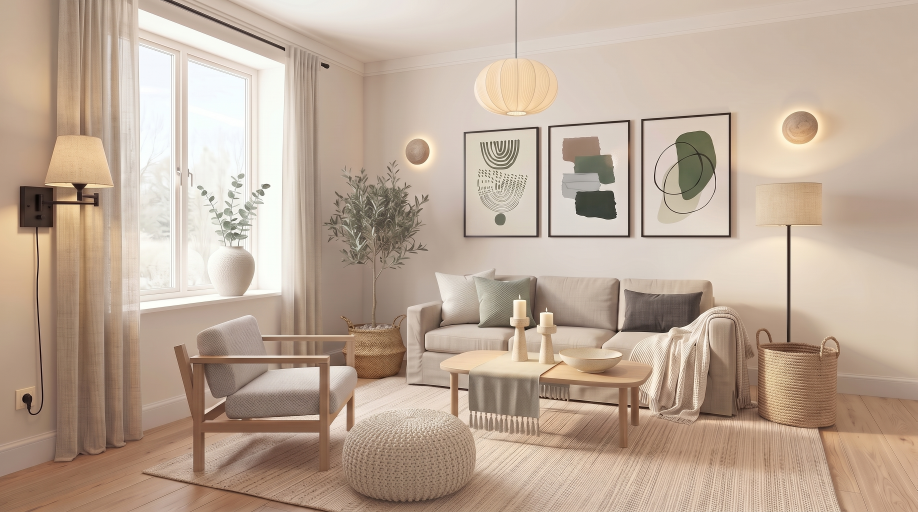
#> input picture assets/renders/living-room/nordic/styled-preview-r2/raw/step-d.jpg, 2752 x 1536 px, given in place of step-d.png, which was not available (shown at 1/3 size)
$ python grade.py
#> lines starting #> are read from the running program, lines starting #| are printed output that depends on the picture; pictures that were not available may be replaced by others from this repository, and a replacement may not be noted
# styled-preview round 2: ONE global grade on step-d.png (brief 10.5). No local correction, no saturation operator.
# 1) global white balance: linear per-channel gains, luminance (Y) kept, back-wall patch (0.69,0.22) to H 35
# 2) exposure: aim back-wall L at 88, capped at +0.2 stop (brief cap)
# 3) highlight shoulder (as round 1, k 0.70)  4) black point 0.125 (L 12-13)  5) gentle S curve (mix 0.12)
import json, colorsys, numpy as np
from PIL import Image
R='/home/user/homedesign-app/'; P=R+'assets/renders/living-room/nordic/styled-preview-r2/'
W,H=2752,1548
def s2l(x): return np.where(x<=0.04045,x/12.92,((x+0.055)/1.055)**2.4)
def l2s(x): return np.where(x<=0.0031308,x*12.92,1.055*np.power(np.clip(x,0,None),1/2.4)-0.055)
def pmean(a,u,v,w=0.01):
    hw=max(2,int(w*W/2)); x=int(u*W); y=int(v*H); return a[y-hw:y+hw+1,x-hw:x+hw+1].reshape(-1,3).mean(0)
d=np.asarray(Image.open(P+'step-d.png').convert('RGB'),float)/255
lin=s2l(d)
#> in s2l, `def s2l(x): return np.where(x<=0.04045,x/12.92,((x+0.055)/1.055)**2.4)`:
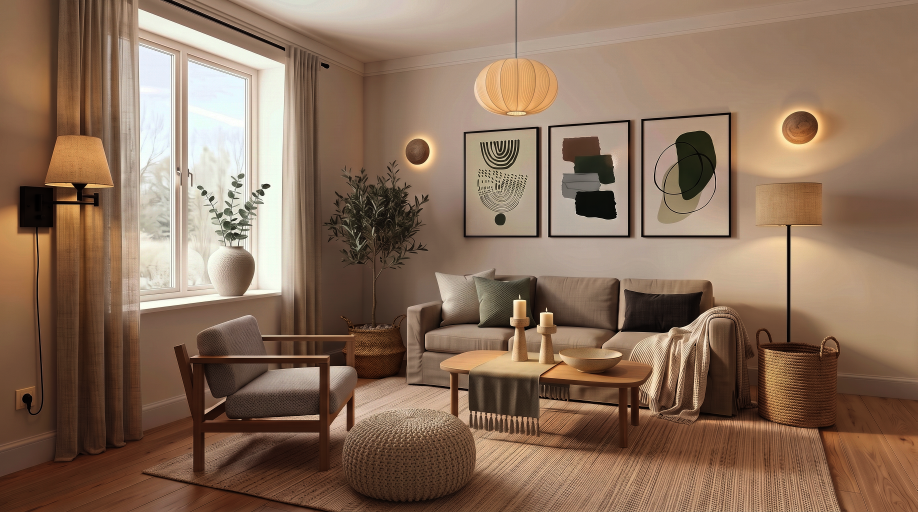
#> returned value: shape (1536, 2752, 3) float64 (shown at 1/3 size); mean of channels 0, 1, 2 0.545, 0.439, 0.358; drawn as R, G, B
cur=s2l(pmean(d,0.69,0.22)); h,l,s=colorsys.rgb_to_hls(*pmean(d,0.69,0.22))
#> after `cur = s2l(pmean(d, 0.69, 0.22))`: cur = [0.681, 0.588, 0.52]
#> after `h, l, s = colorsys.rgb_to_hls(*pmean(d, 0.69, 0.22))`: h = 0.0739; l = 0.796; s = 0.234
tgt=s2l(np.array(colorsys.hls_to_rgb(35/360,l,s)))
#> tgt = [0.681, 0.611, 0.52]
Y=np.array([0.2126,0.7152,0.0722])
gain=(tgt/tgt.dot(Y))/(cur/cur.dot(Y)); lin=lin*gain
#> after `gain = tgt / tgt.dot(Y) / (cur / cur.dot(Y))`: gain = [0.974, 1.01, 0.974]
wallL=lambda a: (lambda c:(c.max()+c.min())/2)(l2s(pmean(a,0.69,0.22)))
Lw=wallL(lin)
#> Lw = 0.787
stops=float(np.clip(np.log2(s2l(np.array(0.88))/s2l(np.array(Lw))),0,0.2)); lin=lin*2**stops
#> after `stops = float(np.clip(np.log2(s2l(np.array(0.88)) / s2l(np.array(Lw)))`: stops = 0.2
k=0.70; m=lin.max(2,keepdims=True)
#> after `m = lin.max(2, keepdims=True)`:
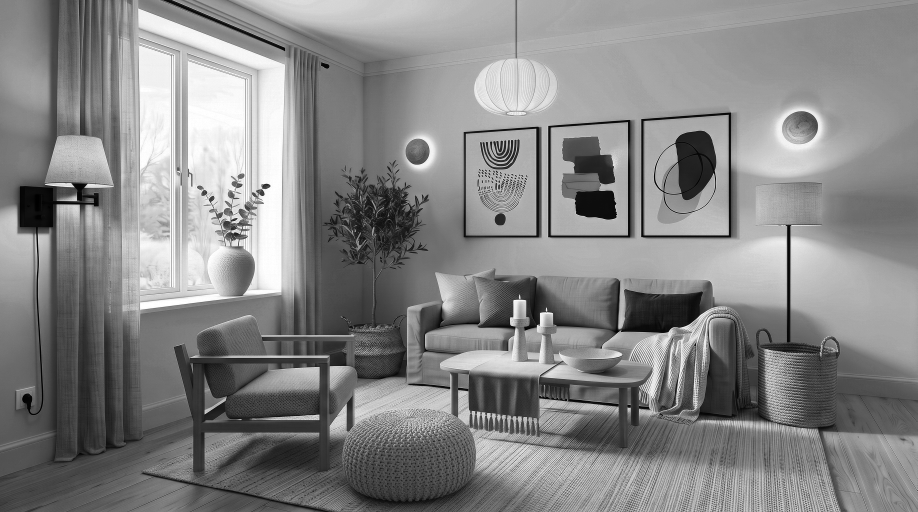
#> m: shape (1536, 2752, 1) float64 (shown at 1/3 size); min 0.0017, max 1.16, mean 0.613; drawn with min black and max white
mc=np.where(m>k,k+(0.985-k)*(1-np.exp(-(m-k)/(0.985-k))),m)
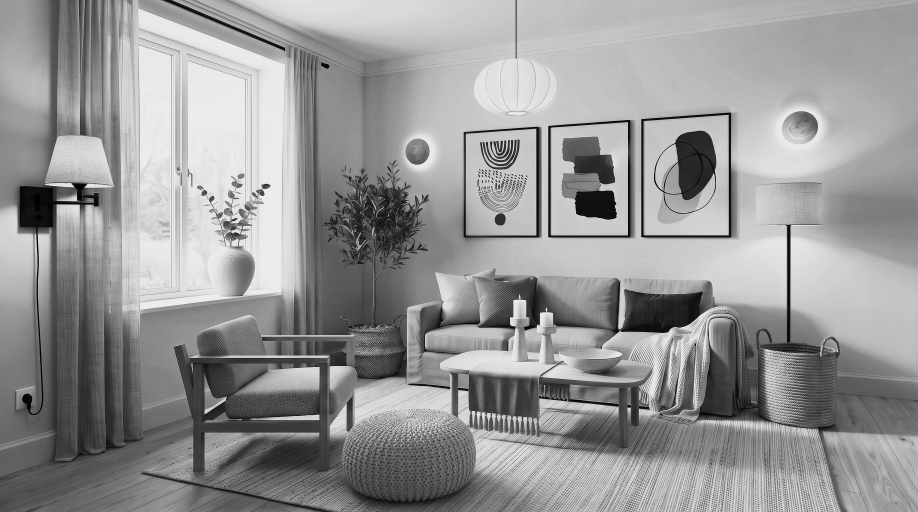
#> mc: shape (1536, 2752, 1) float64 (shown at 1/3 size); min 0.0017, max 0.929, mean 0.591
lin=lin*np.where(m>0,mc/np.maximum(m,1e-6),1)
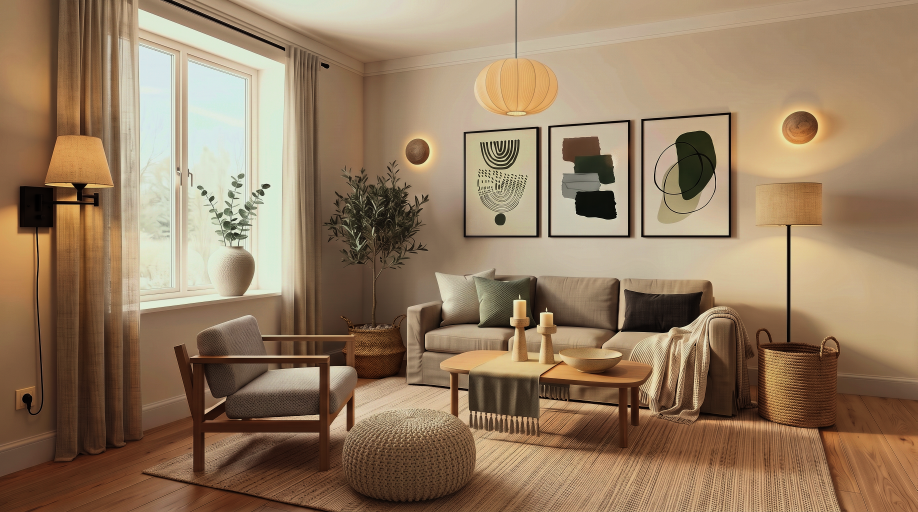
#> lin: shape (1536, 2752, 3) float64 (shown at 1/3 size); mean R, G, B 0.588, 0.489, 0.383
sv=np.clip(l2s(lin),0,1)
mix=0.12; sv=(1-mix)*sv+mix*(sv*sv*(3-2*sv))
bp=0.125; sv=np.clip(bp+(1-bp)*sv,0,1)
#> after `sv = np.clip(bp + (1 - bp) * sv, 0, 1)`:
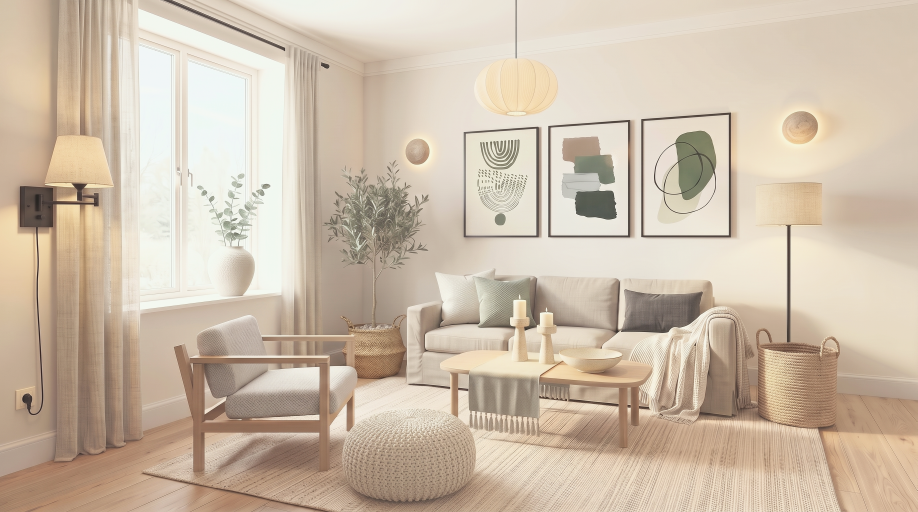
#> sv: shape (1536, 2752, 3) float64 (shown at 1/3 size); mean R, G, B 0.806, 0.743, 0.668
Image.fromarray((sv*255+0.5).astype(np.uint8)).save(P+'styled-preview.png')
rec={'wb_gain_linear_rgb':[round(float(x),4) for x in gain],'wb_target_backwall_H':35,'exposure_stops':round(stops,3),
     'shoulder_k':k,'s_curve_mix':mix,'black_point':bp}
#> rec = {'wb_gain_linear_rgb': [0.974, 1.01, 0.974], 'wb_target_backwall_H': 35, 'exposure_stops': 0.2, 'shoulder_k': 0.7, 's_curve_mix': 0.12, 'black_point': 0.125}
json.dump(rec,open(P+'raw/grade-params.json','w'),indent=1); print(rec)
#| {'wb_gain_linear_rgb': [0.9739, 1.0113, 0.9739], 'wb_target_backwall_H': 35, 'exposure_stops': 0.2, 'shoulder_k': 0.7, 's_curve_mix': 0.12, 'black_point': 0.125}

$ run again, with assets/renders/living-room/nordic/styled-preview-r2/raw/step-a-take1-rejected.jpg copied over assets/renders/living-room/nordic/styled-preview-r2/raw/step-d.jpg
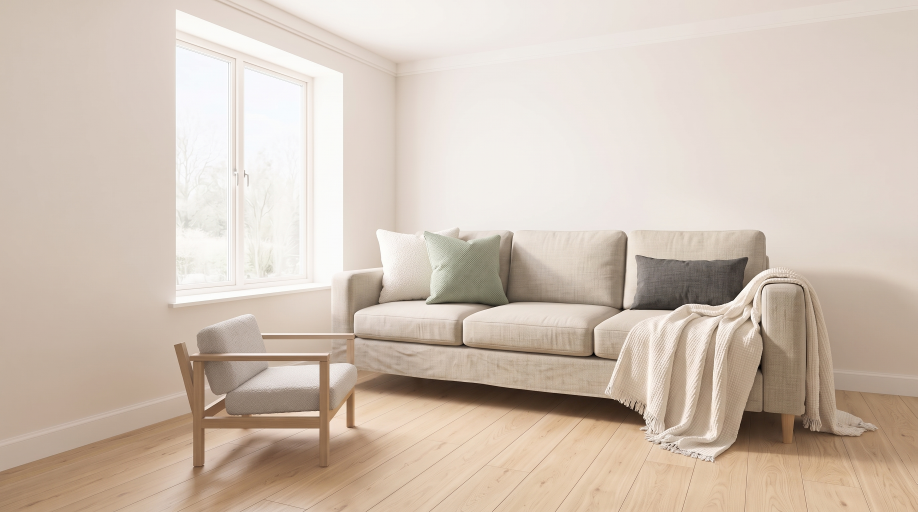
#> input picture assets/renders/living-room/nordic/styled-preview-r2/raw/step-a-take1-rejected.jpg, 2752 x 1536 px, given in place of step-d.png, which was not available (shown at 1/3 size)
#> cur = [0.839, 0.784, 0.737]
#> h = 0.0781; l = 0.9; s = 0.259
#> tgt = [0.839, 0.796, 0.737]
#> gain = [0.989, 1, 0.989]
#> Lw = 0.896
#> stops = 0
#> `mc=np.where(m>k,k+(0.985-k)*(1-np.exp(-(m-k)/(0.985-k))),m)`:
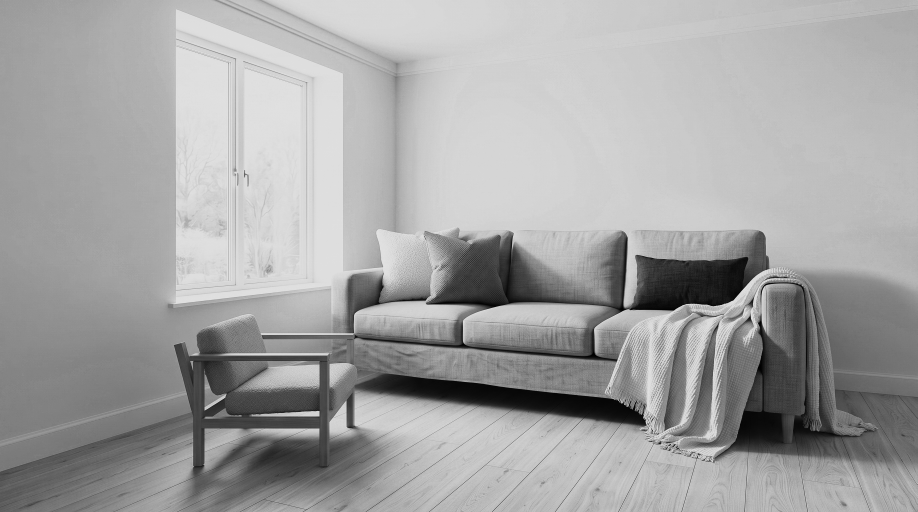
#> mc: shape (1536, 2752, 1) float64 (shown at 1/3 size); min 0, max 0.887, mean 0.643
#> `lin=lin*np.where(m>0,mc/np.maximum(m,1e-6),1)`:
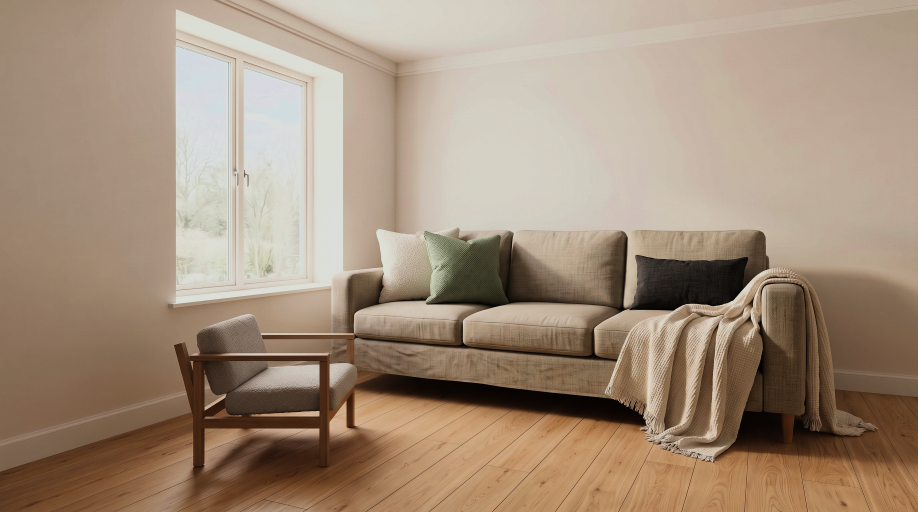
#> lin: shape (1536, 2752, 3) float64 (shown at 1/3 size); mean R, G, B 0.642, 0.562, 0.485
#> rec = {'wb_gain_linear_rgb': [0.99, 1, 0.99], 'wb_target_backwall_H': 35, 'exposure_stops': 0, 'shoulder_k': 0.7, 's_curve_mix': 0.12, 'black_point': 0.125}
#| {'wb_gain_linear_rgb': [0.9895, 1.0044, 0.9895], 'wb_target_backwall_H': 35, 'exposure_stops': 0.0, 'shoulder_k': 0.7, 's_curve_mix': 0.12, 'black_point': 0.125}

$ run again, with assets/renders/living-room/nordic/styled-preview-r2/raw/step-a.jpg copied over assets/renders/living-room/nordic/styled-preview-r2/raw/step-d.jpg
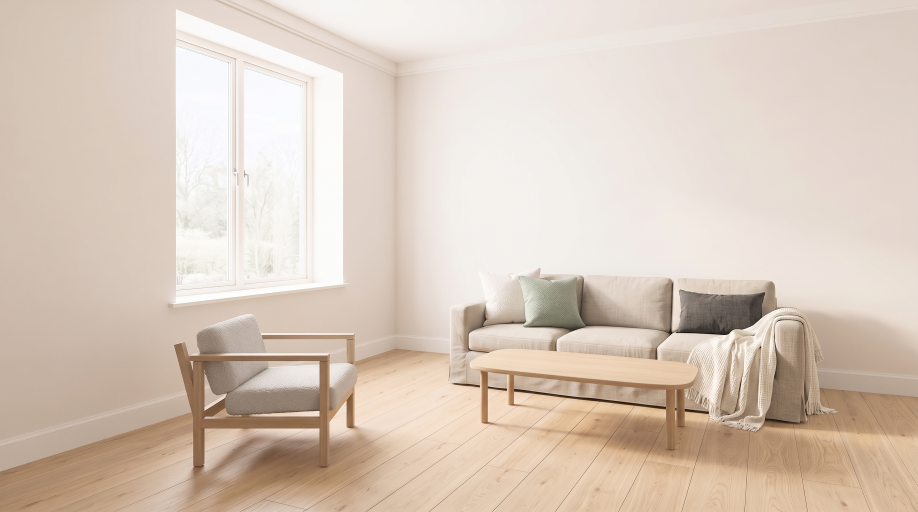
#> input picture assets/renders/living-room/nordic/styled-preview-r2/raw/step-a.jpg, 2752 x 1536 px, given in place of step-d.png, which was not available (shown at 1/3 size)
#> cur = [0.846, 0.784, 0.745]
#> h = 0.0664; l = 0.903; s = 0.262
#> tgt = [0.846, 0.803, 0.745]
#> gain = [0.984, 1.01, 0.984]
#> Lw = 0.897
#> stops = 0
#> `mc=np.where(m>k,k+(0.985-k)*(1-np.exp(-(m-k)/(0.985-k))),m)`:
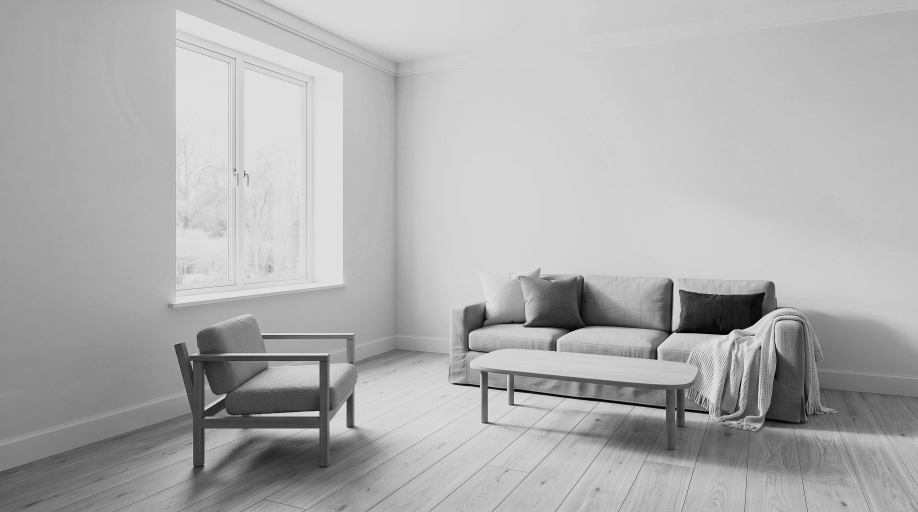
#> mc: shape (1536, 2752, 1) float64 (shown at 1/3 size); min 0.00149, max 0.888, mean 0.687
#> `lin=lin*np.where(m>0,mc/np.maximum(m,1e-6),1)`:
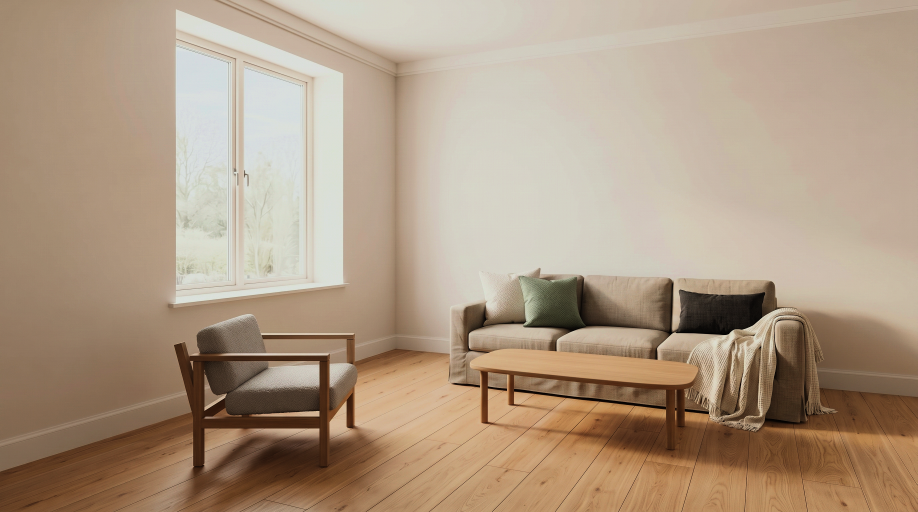
#> lin: shape (1536, 2752, 3) float64 (shown at 1/3 size); mean R, G, B 0.686, 0.604, 0.519
#> rec = {'wb_gain_linear_rgb': [0.984, 1.01, 0.984], 'wb_target_backwall_H': 35, 'exposure_stops': 0, 'shoulder_k': 0.7, 's_curve_mix': 0.12, 'black_point': 0.125}
#| {'wb_gain_linear_rgb': [0.9835, 1.0069, 0.9835], 'wb_target_backwall_H': 35, 'exposure_stops': 0.0, 'shoulder_k': 0.7, 's_curve_mix': 0.12, 'black_point': 0.125}
